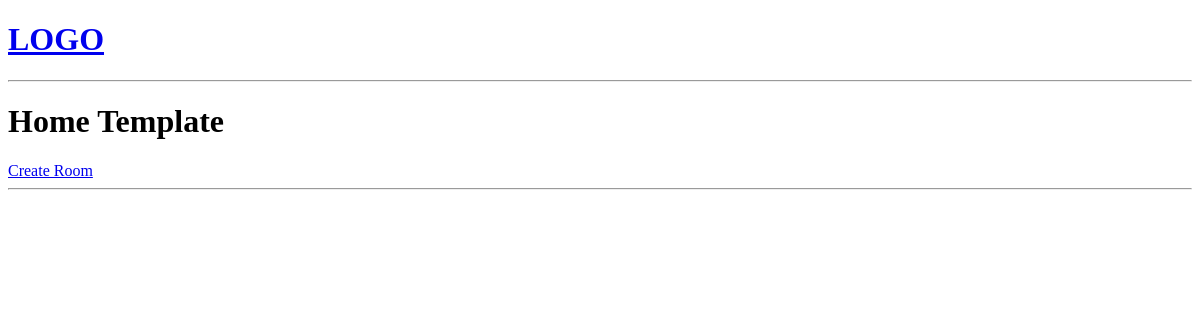
The app's page /, older data.
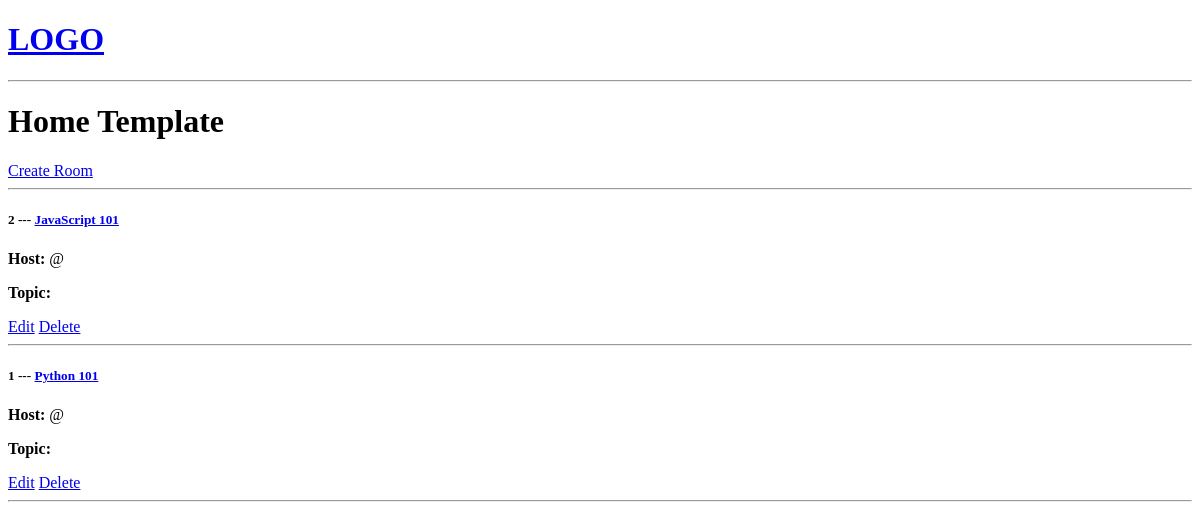
The same page, newer data.
### base/models.py (models this page shows, shortened)
class Room(models.Model):
    host = models.ForeignKey(
        User,
        on_delete=models.SET_NULL,
        null=True
    )
    topic = models.ForeignKey(
        Topic,
        on_delete=models.SET_NULL,
        null=True
    )
    name = models.CharField(
        max_length=200
    )
    description = models.TextField(
        null=True,
        blank=True
    )
    updated = models.DateTimeField(
        auto_now=True
    )
    created = models.DateTimeField(
        auto_now_add=True
    )
    class Meta:
        ordering = ['-updated', '-created']

### base/views.py (the view)
# urls.py: path('', views.home, name='home'),
def home(request):
    rooms = Room.objects.all()
    context = {'rooms': rooms}
    return render(request, 'base/home.html', context)

### base/templates/base/home.html
{% extends 'main.html' %}
{% block content %}
    <h1>Home Template</h1>
    <a href="{% url 'create-room' %}">Create Room</a>
    <hr>
    <div>
        {% for room in rooms %}
            <div>
                <h5>{{ room.id }} --- <a href="{% url 'room' room.id %}"> {{ room.name }}</a></h5>
                <p><b>Host: </b> @{{ room.host.username }}</p>
                <p><b>Topic: </b> {{ room.topic.name }}</p>
                <a href="{% url 'update-room' room.id %}">Edit</a>
                <a href="{% url 'delete-room' room.id %}">Delete</a>
                <hr>
            </div>
        {% endfor %}
    </div>
{% endblock %}

Row changes from the older to the newer data that the page shows:
added Room: id "2", name "JavaScript 101"
added Room: id "1", name "Python 101"
